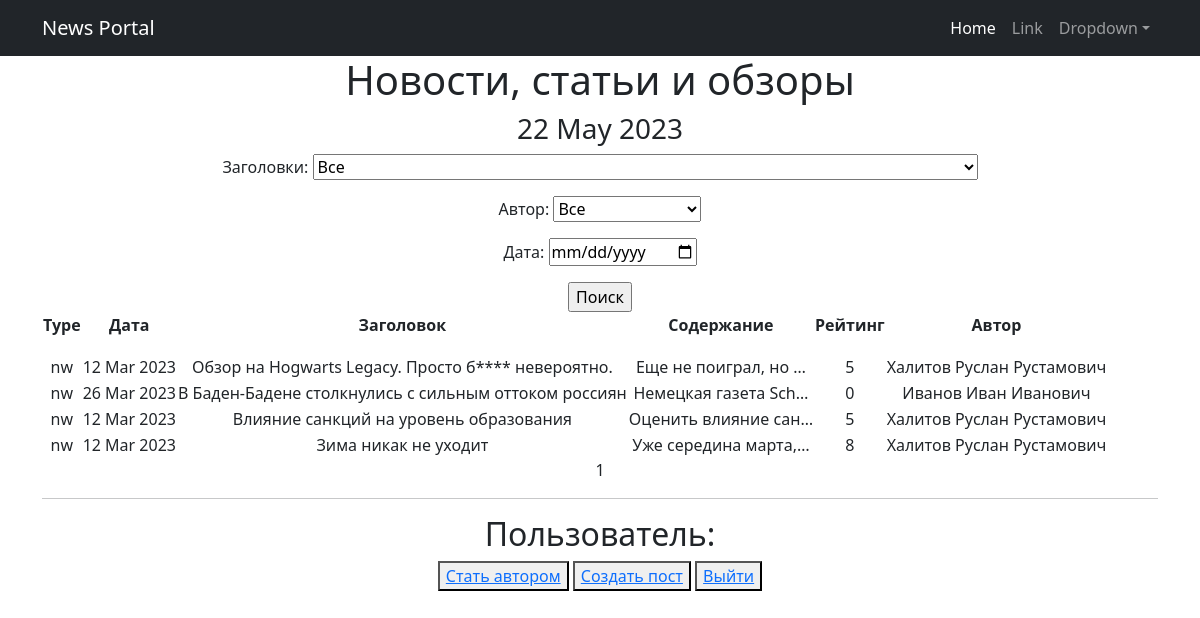
Page /posts/search/ on the earlier database version.
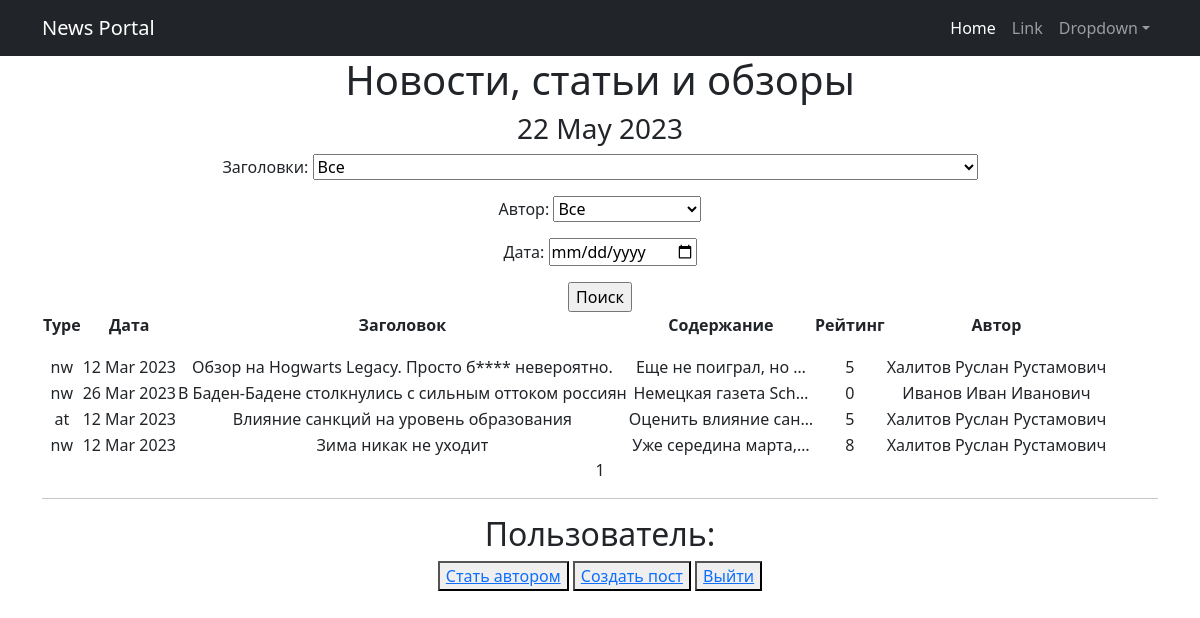
Same page on the later database version.
### accounts/models.py (models this page shows, shortened)
class Post(models.Model):
    var = models.CharField(max_length = 2, choices = VARS, default = news)
    datetime_of_post = models.DateTimeField(auto_now_add = True)
    topic = models.CharField(null = True, max_length=64)
    text_of_topic = models.TextField(null = True)
    rate_of_post = models.IntegerField(default = 0)
    author = models.ForeignKey(Author, on_delete = models.CASCADE)
    category = models.ManyToManyField(Category, through = 'PostCategory')
    def __str__(self):
        return f'{self.topic.title()}: {self.text_of_topic[:20]}'

class Author(models.Model):
    rate_of_author = models.IntegerField(default = 0)
    user = models.OneToOneField(User, on_delete = models.CASCADE)

### accounts/views.py (the view)
# urls.py: path('search/', PostSearch.as_view(), name='post_search'),
class PostSearch(PostList):
    template_name = 'post_search.html'
    def get_context_data(self, *, object_list=None, **kwargs):
        context = super().get_context_data(**kwargs)
        context['filterset'] = self.filterset
        return context
    def get_queryset(self):
        queryset = super().get_queryset()
        self.filterset = PostFilter(self.request.GET, queryset)
        return self.filterset.qs

### accounts/templatetags/custom_filters.py (called while the page is built)
@register.filter(name = 'censor')
def censor(text):
    for word in BAD_WORD:
        if word in text:
            text = text.replace(word[1:len(word)], f'{len(word) * "*"}')
            return text
        else:
            return text

### accounts/views.py (called while the page is built)
    def get_queryset(self):
        queryset = super().get_queryset()
        self.filterset = PostFilter(self.request.GET, queryset)
        return self.filterset.qs

    def get_context_data(self, **kwargs):
        context = super().get_context_data(**kwargs)
        context['is_not_author'] = not self.request.user.groups.filter(name='authors').exists()
        context['time_now'] = datetime.utcnow()
        context['next_t'] = None
        return context

### templates/post_search.html (shortened to what this page needs)
{% extends 'flatpages/default.html' %}
{% load custom_filters %}
{% load custom_tags %}
{% block content %}
<h1>Новости, статьи и обзоры</h1>
<h3>{{ time_now|date:'d M Y' }}</h3>
<form action="" method="get">
    {{ filterset.form.as_p }}
    <input type="submit" value="Поиск">
</form>
{% if posts %}
    <table>
        <tr>
                <td><p><strong>Type</strong></p></td>
                <td><p><strong>Дата</strong></p></td>
                <td><p><strong>Заголовок</strong></p></td>
                <td><p><strong>Содержание</strong></p></td>
                <td><p><strong>Рейтинг</strong></p></td>
                <td><p><strong>Автор</strong></p></td>
        </tr>
        {% for post in posts %}
        <tr>
            <td>{{ post.var }}</td>
            <td>{{ post.datetime_of_post|date:'d M Y' }}</td>
            <td>{{ post.topic |censor }}</td>
            <td>{{ post.text_of_topic|truncatechars:20 |censor}}</td>
            <td>{{ post.rate_of_post }}</td>
            <td>{{ post.author.user }}</td>
        </tr>
        {% endfor %}
    </table>
{% else %}
    <h1>Новостей нет!</h1>
{% endif %}
      {{ page_obj.number }}
<hr>
<h2>Пользователь: {{ request.user.username }}</h2>
{% if is_not_author %}
<button><a href="http://127.0.0.1:8000/sign/upgrade/">Стать автором</a></button>
{% endif %}
<button><a href="http://127.0.0.1:8000/posts/create/">Создать пост</a></button>
<button><a href="http://127.0.0.1:8000/sign/logout/">Выйти</a></button>
{% endblock content %}

Differences in the rows shown:
changed Post "Влияние санкций на уровень образования": var "nw" → "at"
